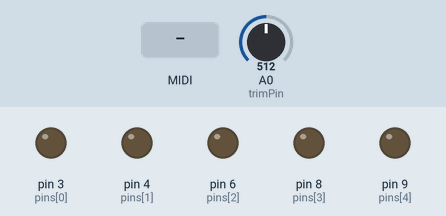
Recording of a sketch running on a simulated Teensy 4. On the bench: output pins drawn as LEDs (lit = HIGH). Inputs (shaded band) come from the test bench; at power-on: A0 (trimPin) = 512.

Above: at 1.2 s.
1.3 s: MIDI note 60 received
At 2.0 s:
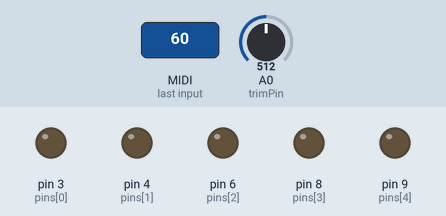
2.8 s: MIDI note 64 received
At 3.1 s:
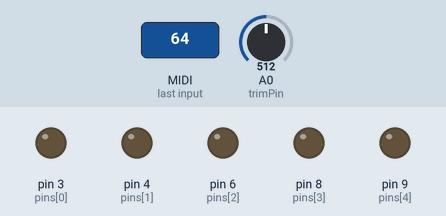
Timing chart, 0 to 5.8 s (numbered marks = the images above; inputs shaded):
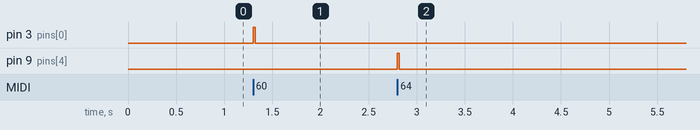

The sketch:

midi-five-trim.ino
```cpp
// use PWM pins 3, 4, 6, 9
int pins[] = {3, 4, 6, 8, 9}; // updated for v2 w/ pinout fix // old one uses 8, 9
#define numNotes 5

int lowNote = 60; // MIDI note 16 (E-2)
unsigned int onTime = 15;
int trimPin = A0;
boolean pulse = true;

void OnNoteOn(byte channel, byte note, byte velocity);
void OnNoteOff(byte channel, byte note, byte velocity);
unsigned long lastHit[numNotes];
bool noteHigh[numNotes];

void setup() {
  for (int i = 0; i < 5; i++) {
    pinMode(pins[i], OUTPUT);
  }
  usbMIDI.setHandleNoteOn(OnNoteOn);
  usbMIDI.setHandleNoteOff(OnNoteOff);

  // no notes are on to start
  for (int i = 0; i < numNotes; i++) {
    noteHigh[i] = false;
    lastHit[i] = 0;
  }

}


void loop() {
  int knob0 = analogRead(trimPin);
  if (knob0 <= 800) {
    pulse = true;
    onTime = map(knob0, 0, 800, 2, 30); // between 2 and 30 milliseconds
  }
  else {
    pulse = false;
    onTime = 200; // if greater than 800 then...
  }
  // flush the MIDI read buffer
  while (usbMIDI.read()) {

  }

  // check if its time to turn a note off
  if (pulse) {
    checkPulseTime();
  }
  else {
    // leave notes on
    // sustain the note until OnNoteOff
    // is called by the system callback
  }
}

void checkPulseTime() {
  for (int i = 0; i < numNotes; i++) {
    if (noteHigh[i] && (millis() - lastHit[i] > onTime)) {
      // check if on time has passed and turn off
      noteHigh[i] = false;
      analogWrite(pins[i], 0);
    }
  }
}

void OnNoteOn(byte channel, byte note, byte velocity) {
  if (note >= lowNote && note < lowNote + 5) {
    // adjust fir note # offset
    note = note - lowNote;
    // bit shift 7 bits to 12
    analogWrite(pins[note], velocity << 5);

    noteHigh[note] = true;
    lastHit[note] = millis();
  }

}

void OnNoteOff(byte channel, byte note, byte velocity) {
  if (!pulse) {
    if (note >= lowNote && note < lowNote + numNotes) {
      // adjust fir note # offset
      note = note - lowNote;

      analogWrite(pins[note], 0);
    }
  }

}
```

Measured:
- after the input at 1.3 s, pin 3 (pins[0]): LOW → HIGH at once, → LOW 0.02 s later
- after the input at 2.8 s, pin 9 (pins[4]): LOW → HIGH at once, → LOW 0.02 s later
